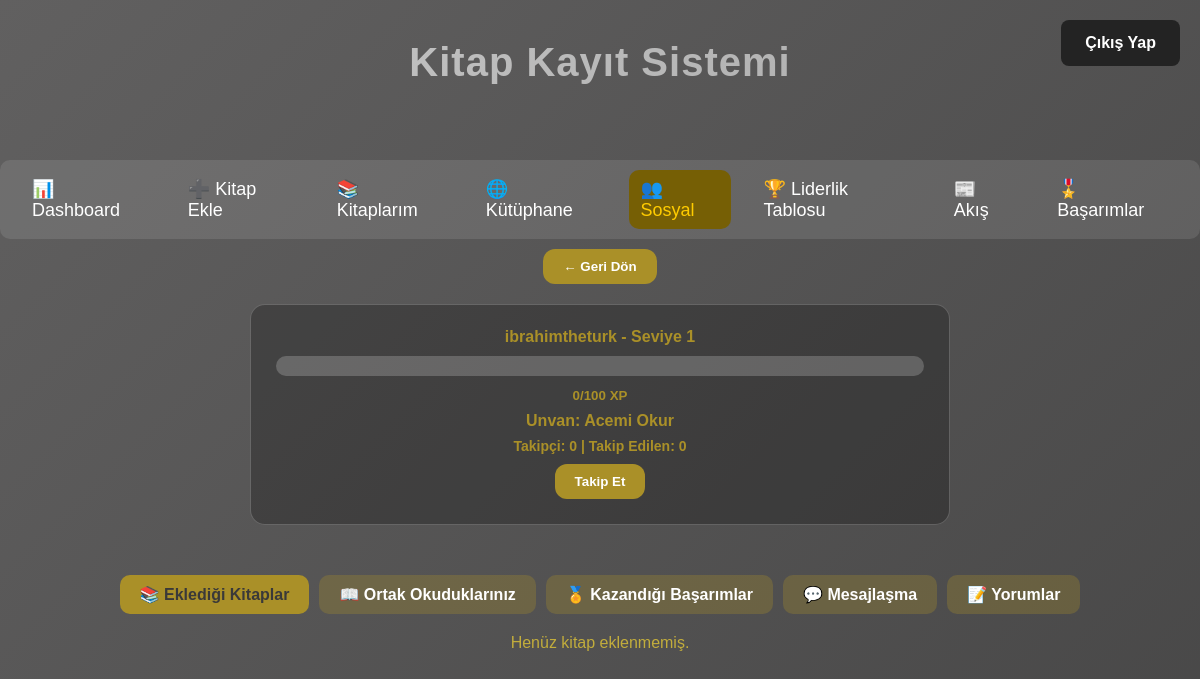
The app's page /user/1 (signed in), older data.
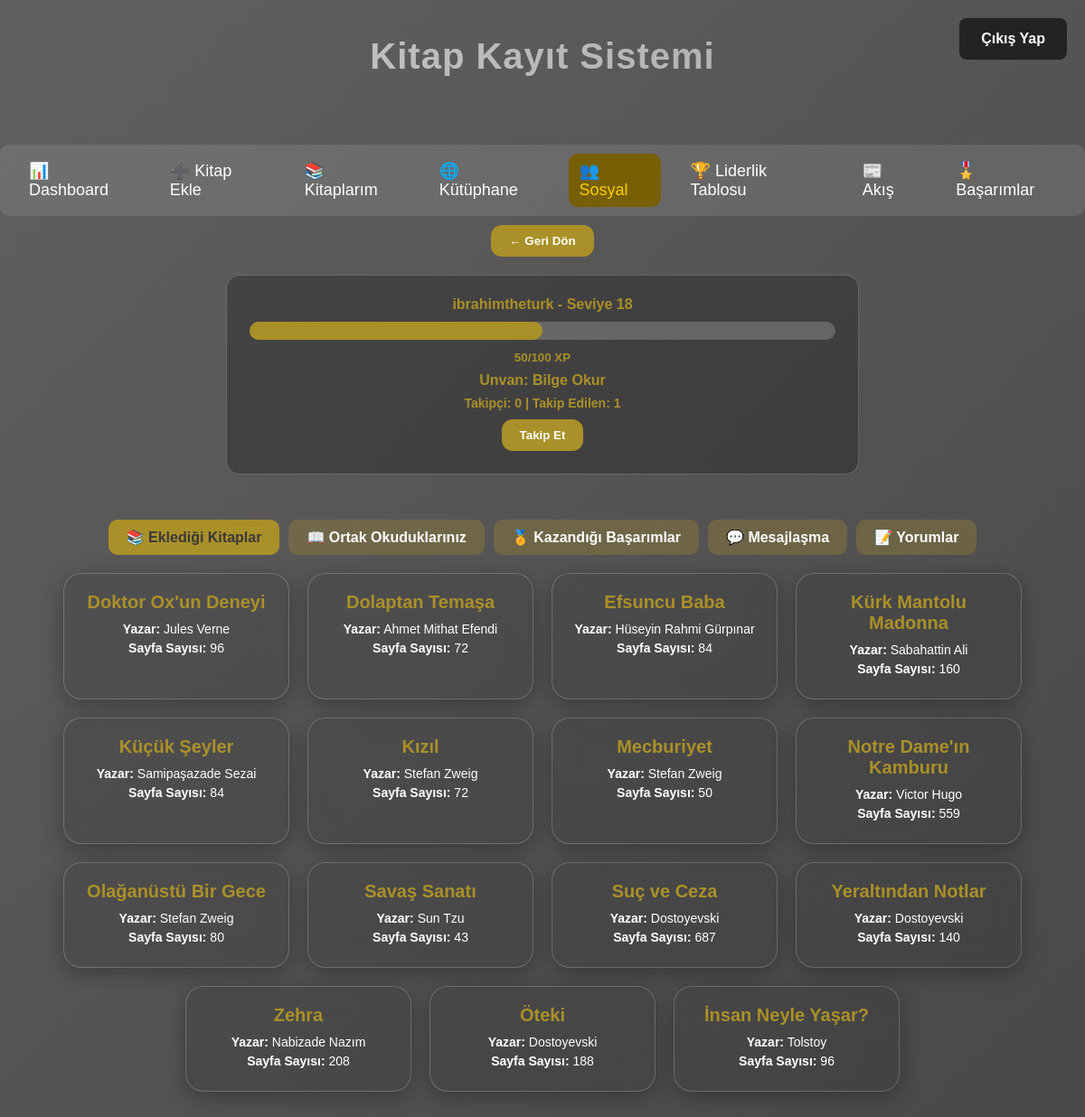
The same page, newer data.
### tables this page shows
CREATE TABLE users (
            id INTEGER PRIMARY KEY AUTOINCREMENT,
            username TEXT UNIQUE NOT NULL,
            password TEXT NOT NULL,
            email TEXT,
            xp INTEGER DEFAULT 0,
            level INTEGER DEFAULT 1,
            created_at TEXT DEFAULT CURRENT_TIMESTAMP
        );

CREATE TABLE books (
            id INTEGER PRIMARY KEY AUTOINCREMENT,
            user_id INTEGER NOT NULL,
            title TEXT NOT NULL,
            author TEXT NOT NULL,
            read_date TEXT,
            page INTEGER,
            created_at TEXT DEFAULT CURRENT_TIMESTAMP,
            FOREIGN KEY(user_id) REFERENCES users(id) ON DELETE CASCADE
        );

### app.py (the view, shortened to what this page needs)
@app.route("/user/<int:user_id>", methods=["GET", "POST"])
def user_profile(user_id):
    if "user_id" not in session:
        flash("⚠️ Lütfen giriş yapın!", "error")
        return redirect(url_for("index"))
    current_user_id = session["user_id"]
    user_box = get_user_box_data(user_id)  # Profil sahibinin bilgisi
    conn = get_connection()
    cursor = conn.cursor()
    cursor.execute("SELECT id, username FROM users WHERE id=?", (user_id,))
    user_row = cursor.fetchone()
    if not user_row:
        flash("Kullanıcı bulunamadı!", "error")
        conn.close()
        return redirect(url_for("social"))
    user = {"id": user_row[0], "username": user_row[1]}
    cursor.execute("SELECT 1 FROM follows WHERE follower_id=? AND following_id=?", (current_user_id, user_id))
    is_following = bool(cursor.fetchone())
    cursor.execute("SELECT COUNT(*) FROM follows WHERE following_id=?", (user_id,))
    followers_count = cursor.fetchone()[0]
    cursor.execute("SELECT COUNT(*) FROM follows WHERE follower_id=?", (user_id,))
    following_count = cursor.fetchone()[0]
    cursor.execute("""
        SELECT b.id, b.title, b.author, b.read_date, b.page
        FROM books b
        WHERE b.user_id=?
        ORDER BY b.title ASC
    """, (user_id,))
    books_rows = cursor.fetchall()
    books = []
    for r in books_rows:
        book_id, title, author, read_date, page = r
        cursor.execute("SELECT note FROM notes WHERE book_id=? AND user_id=? ORDER BY id DESC", (book_id, user_id))
        user_notes = [n[0] for n in cursor.fetchall()]
        books.append({
            "id": book_id,
            "title": title,
            "author": author,
            "read_date": read_date,
            "page": page,
            "notes": user_notes
        })
    cursor.execute("""
        SELECT b1.id, b1.title, b1.author, b1.read_date, b1.page
        FROM books b1
        JOIN books b2 ON b1.title = b2.title AND b2.user_id = ?
        WHERE b1.user_id = ?
    """, (current_user_id, user_id))
    common_books_rows = cursor.fetchall()
    common_books = []
    for r in common_books_rows:
        book_id, title, author, read_date, page = r
        common_books.append({
            "id": book_id,
            "title": title,
            "author": author,
            "read_date": read_date,
            "page": page
        })
    cursor.execute("""
        SELECT a.name, a.description, a.image
        FROM achievements a
        JOIN user_achievements ua ON ua.achievement_id = a.id
        WHERE ua.user_id=?
        ORDER BY ua.unlocked_at DESC
    """, (user_id,))
    user_achievements = cursor.fetchall()
    cursor.execute("""
        SELECT pm.content, u.username, pm.created_at, pm.sender_id, pm.receiver_id
        FROM private_messages pm
        JOIN users u ON u.id = pm.sender_id
        WHERE (pm.sender_id=? AND pm.receiver_id=?) OR (pm.sender_id=? AND pm.receiver_id=?)
        ORDER BY pm.created_at ASC
    """, (current_user_id, user_id, user_id, current_user_id))
    private_messages = cursor.fetchall()
    cursor.execute("""
        SELECT c.comment, u.username, c.created_at
        FROM comments c
        JOIN users u ON u.id = c.user_id
        WHERE c.book_id=0
        ORDER BY c.created_at ASC
    """)
    comments = cursor.fetchall()
    conn.close()
    return render_template(
        "user_profile.html",
        user=user,
        user_box=user_box,
        books=books,
        common_books=common_books,
        user_achievements=user_achievements,
        private_messages=private_messages,
        comments=comments,
        current_user_id=current_user_id,
        chat_with_id=user_id,
        is_following=is_following,
        followers_count=followers_count,
        following_count=following_count
    )

### app.py (called while the page is built)
def get_user_box_data(user_id):
    conn = get_connection()
    cursor = conn.cursor()
    cursor.execute("SELECT username, xp, level FROM users WHERE id=?", (user_id,))
    row = cursor.fetchone()
    conn.close()
    if not row:
        return {"username": "Bilinmiyor", "xp": 0, "level": 1, "progress": 0, "user_id": user_id}
    username, xp, level = row
    progress = (xp % 100) / 100 * 100
    return {"username": username, "xp": xp, "level": level, "progress": progress, "user_id": user_id}

### database.py (called while the page is built)
def get_connection():
    return sqlite3.connect(DB_NAME)

### templates/user_profile.html (shortened to what this page needs)
<!DOCTYPE html>
<html lang="tr">
<head>
<link rel="stylesheet" href="{{ url_for('static', filename='style.css') }}">
</head>
<body>
<a href="/logout" class="logout-btn">Çıkış Yap</a>
<h1 class="page-title">Kitap Kayıt Sistemi</h1>
<div class="tabs">
    <a href="/dashboard" class="tab-link">📊 Dashboard</a>
    <a href="/add_book" class="tab-link">➕ Kitap Ekle</a>
    <a href="/my_books" class="tab-link">📚 Kitaplarım</a>
    <a href="/library" class="tab-link">🌐 Kütüphane</a>
    <a href="/social" class="tab-link active">👥 Sosyal</a>
    <a href="/leaderboard" class="tab-link">🏆 Liderlik Tablosu</a>
    <a href="/feed" class="tab-link">📰 Akış</a>
    <a href="/achievements" class="tab-link">🎖️ Başarımlar</a>
</div>
<button onclick="window.location.href='/social'" style="display:block; margin: 10px auto; padding: 10px 20px; border-radius:12px; border:none; background:#aa9028; color:#fff; font-weight:bold; cursor:pointer; transition: background 0.3s;">
    ← Geri Dön
</button>
<div class="profile-stats">
    <p><strong>{{ user_box.username }} - Seviye {{ user_box.level }}</strong></p>
    <div class="progress-bar">
        <div class="progress" id="za"></div>
    </div>
    <small>{{ user_box.xp % 100 }}/100 XP</small>
    {% set titles = ['Acemi Okur', 'Kitap Kurdu', 'Usta Okur', 'Bilge Okur', 'Efsane Okur'] %}
    {% set title_index = ((user_box.level - 1) // 5) %}
    <p>Unvan: {{ titles[title_index if title_index < titles|length else -1] }}</p>
    <p style="margin-top:5px; font-size:14px; color:#aa9028;">
        Takipçi: {{ followers_count }} | Takip Edilen: {{ following_count }}
    </p>
    <button id="follow-btn" style="margin:10px auto; display:block; padding:10px 20px; border-radius:12px; border:none; background:#aa9028; color:#fff; font-weight:bold; cursor:pointer;">
    {{ "Takipten Çık" if is_following else "Takip Et" }}
</button>
</div>
<div class="profile-tabs">
    <a class="profile-tab-link active" onclick="openProfileTab('books')">📚 Eklediği Kitaplar</a>
    <a class="profile-tab-link" onclick="openProfileTab('common')">📖 Ortak Okuduklarınız</a>
    <a class="profile-tab-link" onclick="openProfileTab('achievements')">🏅 Kazandığı Başarımlar</a>
    <a class="profile-tab-link" onclick="openProfileTab('chat')">💬 Mesajlaşma</a>
    <a class="profile-tab-link" onclick="openProfileTab('comments')">📝 Yorumlar</a>
</div>
<div id="books" class="profile-tab-content active">
    {% if books %}
        <div class="books-container">
            {% for book in books %}
                <div class="book-card">
                    <h3>{{ book.title }}</h3>
                    <p><strong>Yazar:</strong> {{ book.author }}</p>
                    {% if book.page %}<p><strong>Sayfa Sayısı:</strong> {{ book.page }}</p>{% endif %}
                </div>
            {% endfor %}
        </div>
    {% else %}<p style="color: #c2ad3c; text-align: center;">Henüz kitap eklenmemiş.</p>{% endif %}
</div>
<br><br><br>
</body>
</html>

### static/style.css (style rules this page uses)
* { margin: 0; padding: 0; box-sizing: border-box; font-family: "Poppins", sans-serif; }
body { height: 100%; display: block; background: linear-gradient(-45deg,#191919, #313131, #616060); background-size: 400% 400%; animation: gradientBG 10s ease infinite; padding-top: 160px; }
.page-title { position: absolute; top: 20px; width: 100%; text-align: center; font-size: 50px; font-weight: 800; letter-spacing: 1px; background: linear-gradient(-45deg,#434343, #848484, #cbcbcb); background-size: 400% 400%; -webkit-background-clip: text; -webkit-text-fill-color: transparent; animation: gradientBG 12s ease infinite, titleFade 1.5s ease-in-out; }
.logout-btn { position: absolute; top: 20px; right: 20px; background: #232323; color: white; padding: 14px 24px; border-radius: 8px; text-decoration: none; font-weight: bold; font-size: 16px; display: inline-block; transition: 0.3s; z-index: 9999; }
.tabs { display: flex !important; justify-content: center !important; align-items: center; gap: 20px !important; margin: 0px auto !important; background: rgba(255, 255, 255, 0.1); padding: 10px 20px !important; border-radius: 10px !important; }
.tab-link { color: #fff; text-decoration: none; font-size: 18px; padding: 8px 12px; border-radius: 10px; transition: background 0.3s; }
.tab-link.active, .tab-link:hover { background-color: #765f05; color: #2B2A2A; }
.tab-link.active { color: #ffcc00; }
.progress-bar { width: 100%; background: rgba(255,255,255,0.2); border-radius: 10px; margin: 10px 0; height: 20px; }
.progress { height: 100%; background: #aa9028; border-radius: 10px; }

### templates/user_profile.html (style rules this page uses)
.profile-stats { max-width: 700px; margin: 20px auto 50px auto; padding: 15px 25px; color: #aa9028; text-align: center; background: rgba(0,0,0,0.25); border-radius: 15px; border: 1px solid rgba(255,255,255,0.2); font-weight: bold; }
.profile-stats p { margin: 8px 0; }
.profile-tabs { display: flex; justify-content: center; gap: 10px; margin: 20px 0; }
.profile-tab-link { padding: 10px 20px; border-radius: 10px; background: rgba(170, 144, 40, 0.3); color: #fff; cursor: pointer; font-weight: bold; transition: background 0.3s; text-decoration: none; }
.profile-tab-link.active { background: #aa9028; color: #3a3939; }
.profile-tab-content { display: none; }
.profile-tab-content.active { display: block; }
.books-container { display: flex; flex-wrap: wrap; gap: 20px; justify-content: center; color:#fff; }
.book-card { text-align: center; background: rgba(0,0,0,0.1); backdrop-filter: blur(15px); border-radius: 20px; padding: 20px; width: 250px; border: 1px solid rgba(255,255,255,0.2); box-shadow: 0 6px 25px rgba(0,0,0,0.3); transition: transform 0.3s, box-shadow 0.3s; }
.book-card h3, .book-card h4 { font-size: 20px; margin-bottom: 10px; color: #aa9028; }
.book-card p { font-size: 14px; margin: 5px 0; }
.page-title { text-align: center; font-size: 40px; margin: 20px 0; }

Row changes from the older to the newer data that the page shows:
changed users "ibrahimtheturk": level "1" → "18"; user_box.xp%100 "0" → "50"
added books: title "Doktor Ox'un Deneyi", author "Jules Verne", page "96"
added books: title "Dolaptan Temaşa", author "Ahmet Mithat Efendi", page "72"
added books: title "Efsuncu Baba", author "Hüseyin Rahmi Gürpınar", page "84"
added books: title "Kürk Mantolu Madonna", author "Sabahattin Ali", page "160"
added books: title "Küçük Şeyler", author "Samipaşazade Sezai", page "84"
added books: title "Kızıl", author "Stefan Zweig", page "72"
added books: title "Mecburiyet", author "Stefan Zweig", page "50"
added books: title "Notre Dame'ın Kamburu", author "Victor Hugo", page "559"
added books: title "Olağanüstü Bir Gece", author "Stefan Zweig", page "80"
added books: title "Savaş Sanatı", author "Sun Tzu", page "43"
added books: title "Suç ve Ceza", author "Dostoyevski", page "687"
added books: title "Yeraltından Notlar", author "Dostoyevski", page "140"
added books: title "Zehra", author "Nabizade Nazım", page "208"
added books: title "Öteki", author "Dostoyevski", page "188"
added books: title "İnsan Neyle Yaşar?", author "Tolstoy", page "96"
Text that changed along with them:
{{ titles[title_index if title_index < titles|length else -1] }}: "Acemi Okur" → "Bilge Okur"
{{ following_count }}: "0" → "1"
text no longer shown: "Henüz kitap eklenmemiş."
